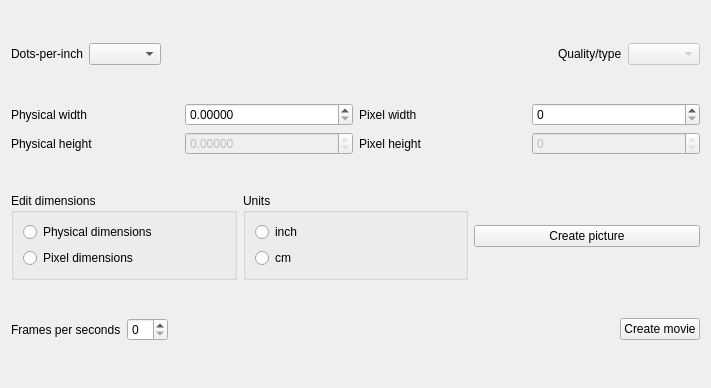
<?xml version="1.0" encoding="UTF-8"?>
<ui version="4.0">
 <class>CameraPictureMainWidget</class>
 <widget class="QWidget" name="CameraPictureMainWidget">
  <property name="geometry">
   <rect>
    <x>0</x>
    <y>0</y>
    <width>711</width>
    <height>388</height>
   </rect>
  </property>
  <property name="windowTitle">
   <string>Form</string>
  </property>
  <layout class="QVBoxLayout" name="verticalLayout">
   <item>
    <layout class="QHBoxLayout" name="horizontalLayout_5">
     <item>
      <layout class="QHBoxLayout" name="horizontalLayout_6">
       <item>
        <widget class="QLabel" name="label">
         <property name="text">
          <string>Dots-per-inch</string>
         </property>
        </widget>
       </item>
       <item>
        <widget class="QComboBox" name="dotsPerInchComboBox"/>
       </item>
       <item>
        <spacer name="horizontalSpacer">
         <property name="orientation">
          <enum>Qt::Horizontal</enum>
         </property>
         <property name="sizeHint" stdset="0">
          <size>
           <width>40</width>
           <height>20</height>
          </size>
         </property>
        </spacer>
       </item>
       <item>
        <widget class="QLabel" name="label_2">
         <property name="text">
          <string>Quality/type</string>
         </property>
        </widget>
       </item>
       <item>
        <widget class="QComboBox" name="qualityComboBox">
         <property name="enabled">
          <bool>false</bool>
         </property>
        </widget>
       </item>
      </layout>
     </item>
    </layout>
   </item>
   <item>
    <layout class="QHBoxLayout" name="horizontalLayout_4">
     <item>
      <layout class="QGridLayout" name="gridLayout">
       <item row="0" column="0">
        <widget class="QLabel" name="label_3">
         <property name="text">
          <string>Physical width</string>
         </property>
        </widget>
       </item>
       <item row="0" column="2">
        <widget class="QLabel" name="label_5">
         <property name="text">
          <string>Pixel width</string>
         </property>
        </widget>
       </item>
       <item row="1" column="0">
        <widget class="QLabel" name="label_4">
         <property name="text">
          <string>Physical height</string>
         </property>
        </widget>
       </item>
       <item row="1" column="2">
        <widget class="QLabel" name="label_6">
         <property name="text">
          <string>Pixel height</string>
         </property>
        </widget>
       </item>
       <item row="0" column="3">
        <widget class="QSpinBox" name="pixelWidthSpinBox">
         <property name="keyboardTracking">
          <bool>false</bool>
         </property>
         <property name="maximum">
          <number>16384</number>
         </property>
         <property name="singleStep">
          <number>128</number>
         </property>
        </widget>
       </item>
       <item row="1" column="3">
        <widget class="QSpinBox" name="pixelHeightSpinBox">
         <property name="enabled">
          <bool>false</bool>
         </property>
         <property name="readOnly">
          <bool>true</bool>
         </property>
         <property name="keyboardTracking">
          <bool>false</bool>
         </property>
         <property name="maximum">
          <number>16384</number>
         </property>
         <property name="singleStep">
          <number>128</number>
         </property>
        </widget>
       </item>
       <item row="0" column="1">
        <widget class="QDoubleSpinBox" name="physicalWidthDoubleSpinBox">
         <property name="keyboardTracking">
          <bool>false</bool>
         </property>
         <property name="decimals">
          <number>5</number>
         </property>
         <property name="maximum">
          <double>100000.000000000000000</double>
         </property>
        </widget>
       </item>
       <item row="1" column="1">
        <widget class="QDoubleSpinBox" name="physicalHeightDoubleSpinBox">
         <property name="enabled">
          <bool>false</bool>
         </property>
         <property name="readOnly">
          <bool>true</bool>
         </property>
         <property name="keyboardTracking">
          <bool>false</bool>
         </property>
         <property name="decimals">
          <number>5</number>
         </property>
         <property name="maximum">
          <double>100000.000000000000000</double>
         </property>
        </widget>
       </item>
      </layout>
     </item>
    </layout>
   </item>
   <item>
    <layout class="QHBoxLayout" name="horizontalLayout_3">
     <item>
      <layout class="QHBoxLayout" name="horizontalLayout_7">
       <item>
        <widget class="QGroupBox" name="groupBox">
         <property name="title">
          <string>Edit dimensions</string>
         </property>
         <layout class="QVBoxLayout" name="verticalLayout_4">
          <item>
           <layout class="QVBoxLayout" name="verticalLayout_2">
            <item>
             <widget class="QRadioButton" name="physicalDimensionsRadioButton">
              <property name="text">
               <string>Physical dimensions</string>
              </property>
             </widget>
            </item>
            <item>
             <widget class="QRadioButton" name="pixelDimensionsRadioButton">
              <property name="text">
               <string>Pixel dimensions</string>
              </property>
             </widget>
            </item>
           </layout>
          </item>
         </layout>
        </widget>
       </item>
       <item>
        <widget class="QGroupBox" name="groupBox_2">
         <property name="title">
          <string>Units</string>
         </property>
         <layout class="QVBoxLayout" name="verticalLayout_5">
          <item>
           <layout class="QVBoxLayout" name="verticalLayout_3">
            <item>
             <widget class="QRadioButton" name="inchRadioButton">
              <property name="text">
               <string>inch</string>
              </property>
             </widget>
            </item>
            <item>
             <widget class="QRadioButton" name="cmRadioButton">
              <property name="text">
               <string>cm</string>
              </property>
             </widget>
            </item>
           </layout>
          </item>
         </layout>
        </widget>
       </item>
       <item>
        <widget class="QPushButton" name="createPicturePushButton">
         <property name="text">
          <string>Create picture</string>
         </property>
        </widget>
       </item>
      </layout>
     </item>
    </layout>
   </item>
   <item>
    <layout class="QHBoxLayout" name="horizontalLayout">
     <item>
      <layout class="QHBoxLayout" name="horizontalLayout_8">
       <item>
        <widget class="QLabel" name="label_7">
         <property name="text">
          <string>Frames per seconds</string>
         </property>
        </widget>
       </item>
       <item>
        <widget class="QSpinBox" name="framesPerSecondSpinBox">
         <property name="keyboardTracking">
          <bool>false</bool>
         </property>
        </widget>
       </item>
       <item>
        <spacer name="horizontalSpacer_2">
         <property name="orientation">
          <enum>Qt::Horizontal</enum>
         </property>
         <property name="sizeHint" stdset="0">
          <size>
           <width>40</width>
           <height>20</height>
          </size>
         </property>
        </spacer>
       </item>
       <item>
        <widget class="QPushButton" name="createMoviePushButton">
         <property name="enabled">
          <bool>true</bool>
         </property>
         <property name="text">
          <string>Create movie</string>
         </property>
        </widget>
       </item>
      </layout>
     </item>
    </layout>
   </item>
  </layout>
 </widget>
 <resources/>
 <connections/>
</ui>
